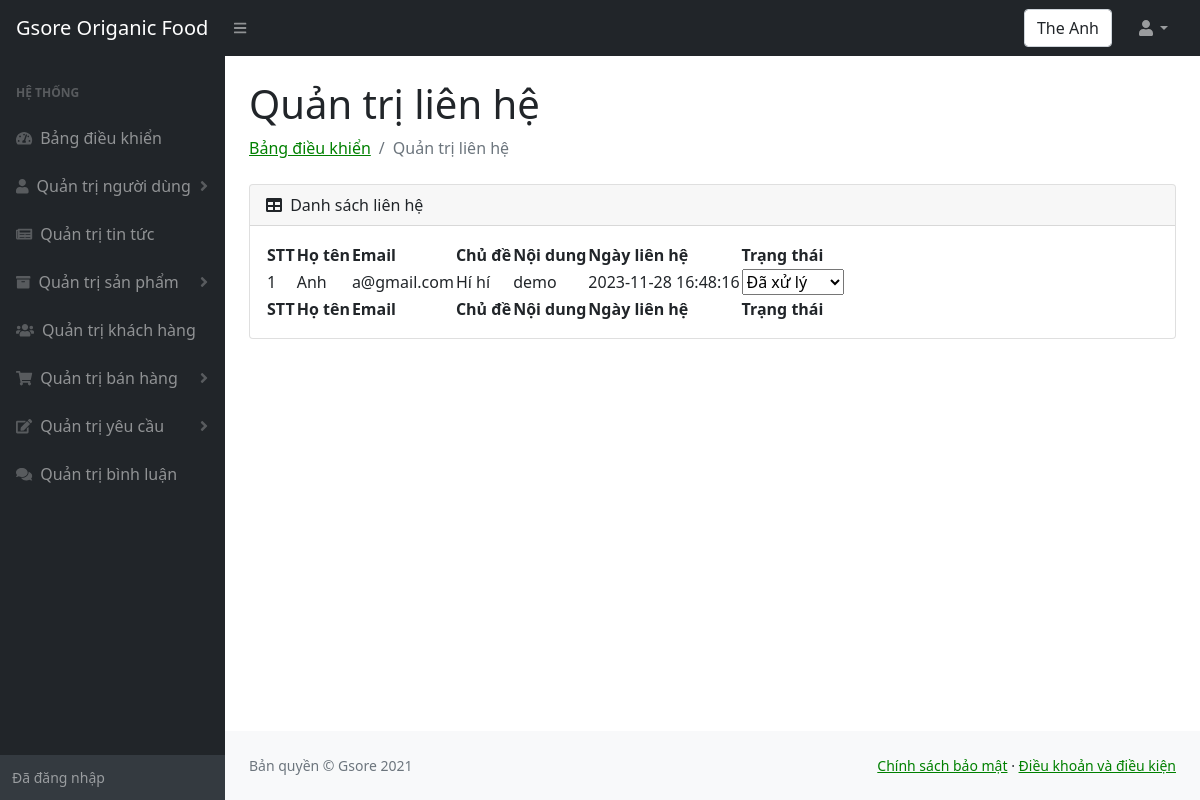
The app's page /admin/lien-he.php (signed in) with its own data.
### tables this page shows
CREATE TABLE `lienhe` (
  `malienhe` int(10) NOT NULL,
  `tenlienhe` varchar(100) NOT NULL,
  `emaillienhe` varchar(100) NOT NULL,
  `chudelienhe` varchar(100) NOT NULL,
  `noidunglienhe` varchar(500) NOT NULL,
  `ngaylienhe` datetime NOT NULL,
  `trangthai` tinyint(1) NOT NULL DEFAULT 0
);

### admin/lien-he.php (the view, shortened to what this page needs)
<!DOCTYPE html>
<html lang="en">
<head>
    <link href="https://cdn.jsdelivr.net/npm/simple-datatables@latest/dist/style.css" rel="stylesheet" />
    <link href="css/styles.css" rel="stylesheet" />
</head>
<body class="sb-nav-fixed">
        <nav class="sb-topnav navbar navbar-expand navbar-dark bg-dark">
            <a class="navbar-brand ps-3" href="../index.php">Gsore Origanic Food </a>
            <button class="btn btn-link btn-sm order-1 order-lg-0 me-4 me-lg-0" id="sidebarToggle" href="#!"><i class="fas fa-bars"></i></button>
            <form class="d-none d-md-inline-block form-inline ms-auto me-0 me-md-3 my-2 my-md-0">
                <div class="input-group">
                  <div class="form-control"><?php  echo $_SESSION['ten_nguoi_dung'];?>  </div>
                </div>
            </form>
            <ul class="navbar-nav ms-auto ms-md-0 me-3 me-lg-4">
                <li class="nav-item dropdown">
                    <a class="nav-link dropdown-toggle" id="navbarDropdown" href="#" role="button" data-bs-toggle="dropdown" aria-expanded="false"><i class="fas fa-user fa-fw"></i></a>
                </li>
            </ul>
        </nav>
        <div id="layoutSidenav">
            <div id="layoutSidenav_nav" >
                <nav class="sb-sidenav accordion sb-sidenav-dark" id="sidenavAccordion">
                    <div class="sb-sidenav-menu">
                        <div class="nav">
                            <div class="sb-sidenav-menu-heading">Hệ thống</div>
                            <a class="nav-link" href="index.php">
                                <div class="sb-nav-link-icon"><i class="fas fa-tachometer-alt"></i></div>
                                Bảng điều khiển
                            </a>
                            <a class="nav-link collapsed" href="nguoidung.php" data-bs-toggle="collapse" data-bs-target="#collapseOne" aria-expanded="false" aria-controls="collapseOne">
                                <div class="sb-nav-link-icon"><i class="fas fa-user"></i></div>
                                Quản trị người dùng
                                <div class="sb-sidenav-collapse-arrow"><i class="fas fa-angle-down"></i></div>
                            </a>
                            <a class="nav-link" href="tintuc.php">
                                <div class="sb-nav-link-icon"><i class="fas fa-newspaper"></i></div>
                                    Quản trị tin tức
                            </a>
                            <a class="nav-link collapsed" href="#" data-bs-toggle="collapse" data-bs-target="#collapseTwo" aria-expanded="false" aria-controls="collapseTwo">
                                <div class="sb-nav-link-icon"><i class="fas fa-archive"></i></div>
                                Quản trị sản phẩm
                                <div class="sb-sidenav-collapse-arrow"><i class="fas fa-angle-down"></i></div>
                            </a>
                            <a class="nav-link" href="khachhang.php">
                                <div class="sb-nav-link-icon"><i class="fas fa-users"></i></div>
                                Quản trị khách hàng
                            </a>
                            <a class="nav-link collapsed" href="#" data-bs-toggle="collapse" data-bs-target="#collapseThree" aria-expanded="false" aria-controls="collapseThree">
                                <div class="sb-nav-link-icon"><i class="fas fa-shopping-cart"></i></div>
                                Quản trị bán hàng
                                <div class="sb-sidenav-collapse-arrow"><i class="fas fa-angle-down"></i></div>
                            </a>
                            <a class="nav-link collapsed" href="#" data-bs-toggle="collapse" data-bs-target="#collapseFour" aria-expanded="false" aria-controls="collapseFour">
                                <div class="sb-nav-link-icon"><i class="fas fa-edit"></i></div>
                                Quản trị yêu cầu
                                <div class="sb-sidenav-collapse-arrow"><i class="fas fa-angle-down"></i></div>
                            </a>
                            <a class="nav-link" href="binhluan.php">
                                <div class="sb-nav-link-icon"><i class="fas fa-comments"></i></div>
                                Quản trị bình luận
                            </a>
                        </div>
                    </div>
                    <div class="sb-sidenav-footer">
                        <div class="small">Đã đăng nhập</div>
                    </div>
                </nav>
            </div>
            <div id="layoutSidenav_content">
                <main>
                    <div class="container-fluid px-4">
                        <h1 class="mt-4">Quản trị liên hệ</h1>
                        <ol class="breadcrumb mb-4">
                            <li class="breadcrumb-item"><a href="index.php">Bảng điều khiển</a></li>
                            <li class="breadcrumb-item active">Quản trị liên hệ</li>
                        </ol>
                        <div class="card mb-4">
                            <div class="card-header">
                                <i class="fas fa-table me-1"></i>
                                Danh sách liên hệ
                            </div>
                            <div class="card-body">
                                <table id="datatablesSimple">
                                    <thead>
                                        <tr>
                                            <th>STT</th>
                                            <th>Họ tên</th>
                                            <th>Email</th>
                                            <th>Chủ đề</th>
                                            <th>Nội dung</th>
                                            <th>Ngày liên hệ</th>
                                            <th>Trạng thái</th>
                                        </tr>
                                    </thead>
                                    <tfoot>
                                        <tr>
                                            <th>STT</th>
                                            <th>Họ tên</th>
                                            <th>Email</th>
                                            <th>Chủ đề</th>
                                            <th>Nội dung</th>
                                            <th>Ngày liên hệ</th>
                                            <th>Trạng thái</th>
                                        </tr>
                                    </tfoot>
                                    <tbody>
                                        <?php
                                        include("../config.php");
                                        $sql = "SELECT *
                                                FROM lienhe
                                                ORDER BY malienhe DESC
                                                ";
                                        $result = mysqli_query($ket_noi, $sql);
                                        $i = 0;
                                        while ($row = mysqli_fetch_array($result)) {
                                            $i++;
                                        ?>
                                            <tr>
                                                <td><?php echo $i ?></td>
                                                <td><?php echo $row["tenlienhe"] ?></td>
                                                <td><?php echo $row["emaillienhe"] ?></td>
                                                <td><?php echo $row["chudelienhe"] ?></td>
                                                <td><?php echo $row["noidunglienhe"] ?></td>
                                                <td><?php echo $row["ngaylienhe"] ?></td>
                                                <td>
                                                    <select name="select-status" class="select-status" onchange="this.options[this.selectedIndex].value && (window.location = this.options[this.selectedIndex].value);">
                                                        <option value="lien-he_sua-trang-thai.php?id=<?php echo $row['malienhe'] ?>&status=1" <?php if($row["trangthai"]==1) echo "selected"; ?>>Đã xử lý</option>
                                                    </select>
                                                </td>
                                            </tr>
                                        <?php
                                        }
                                        ?>
                                    </tbody>
                                </table>
                            </div>
                        </div>
                    </div>
                </main>
                <footer class="py-4 bg-light mt-auto">
                    <div class="container-fluid px-4">
                        <div class="d-flex align-items-center justify-content-between small">
                            <div class="text-muted">Bản quyền &copy; Gsore 2021</div>
                            <div>
                                    <a href="chinhsachbaomat.php">Chính sách bảo mật</a>
                                    &middot;
                                    <a href="chinhsachbaomat.php">Điều khoản và điều kiện</a>
                            </div>
                        </div>
                    </div>
                </footer>
            </div>
    </div>
</body>
</html>

### records on screen
lienhe: tenlienhe "Anh", emaillienhe "a@gmail.com", chudelienhe "Hí hí", noidunglienhe "demo", ngaylienhe "2023-11-28 16:48:16", select-status "Đã xử lý"

### other values on screen
$_SESSION['ten_nguoi_dung'] "The Anh"
